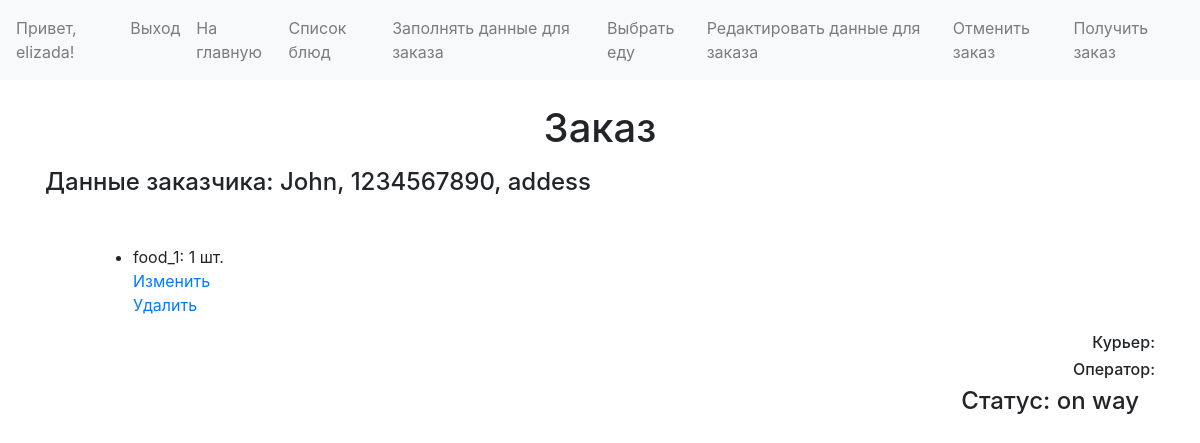
The app's page /order/1 (signed in), older data.
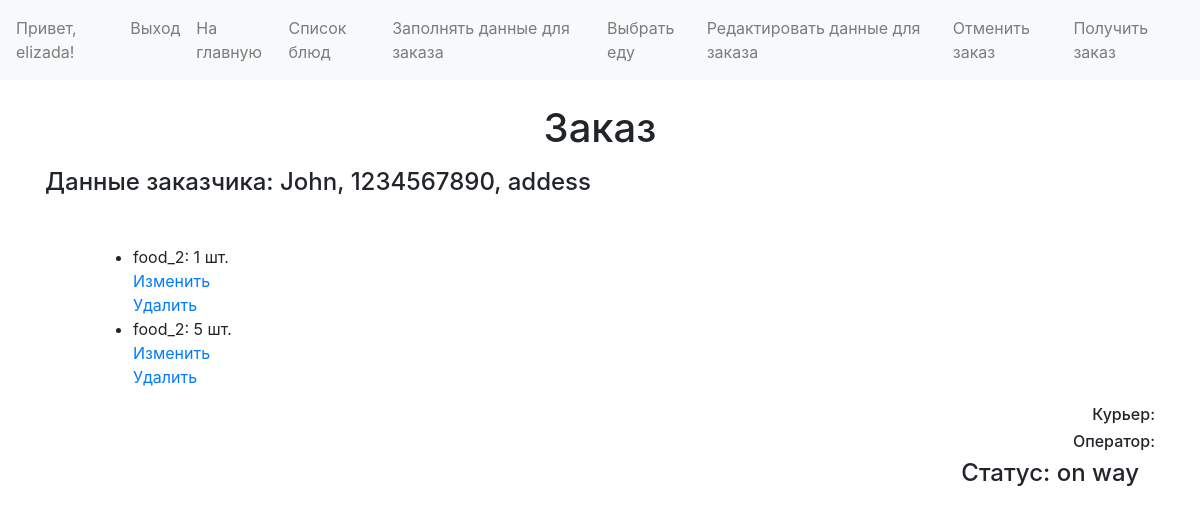
The same page, newer data.
### webapp/models.py (models this page shows, shortened)
class OrderFood(models.Model):
    order = models.ForeignKey(Order, related_name='foods', verbose_name='Заказ', on_delete=models.PROTECT)
    food = models.ForeignKey(Food, related_name='+', verbose_name='Блюдо', on_delete=models.PROTECT)
    amount = models.IntegerField(verbose_name='Количество')

class Food(models.Model):
    name = models.CharField(max_length=50, verbose_name='Название')
    description = models.TextField(max_length=1000, null=True, blank=True, verbose_name='Описание')
    photo = models.ImageField(verbose_name='Фотография')
    price = models.DecimalField(max_digits=8, decimal_places=2, verbose_name='Цена')
    def __str__(self):
        return self.name

### webapp/views.py (the view)
# urls.py: path('order/<int:pk>', OrderDetailView.as_view(), name='order_detail'),
class OrderDetailView(LoginRequiredMixin, PermissionRequiredMixin, DetailView, FormView):
    model = Order
    template_name = 'order_detail.html'
    permission_required = 'webapp.view_order'
    form_class = OrderFoodForm

### webapp/templates/order_detail.html (shortened to what this page needs)
{% extends 'base.html' %}
{% block menu %}
        {% if perms.webapp.add_order %}
            <li class="nav-item">
                <a class="nav-link" href="{% url 'webapp:order_create' %}">Заполнять данные для заказа</a>
            </li>
            <li class="nav-item">
                <a class="nav-link" href="{% url 'webapp:order_food_create' order.pk %}" id="order_food_add_link">Выбрать еду</a>
            </li>
            <li class="nav-item">
                <a class="nav-link" href="{% url 'webapp:order_update' order.pk %}">Редактировать данные для заказа</a>
            </li>
            <li class="nav-item">
                <a class="nav-link" href="{% url 'webapp:order_cancel' order.pk %}">Отменить заказ</a>
            </li>
        {% endif %}
        {% if perms.webapp.deliver_order %}
            <li class="nav-item">
                <a class="nav-link" href="{% url 'webapp:order_deliver' order.pk %}">Получить заказ</a>
            </li>
        {% endif %}
{% endblock %}
{% block content %}
    <div>
        <h1 class="text-center mt-4 mb-3">Заказ</h1>
            <h4 class="mb-5">Данные заказчика: {{ order.contact_name }}, {{ order.contact_phone }}, {{ order.delivery_address }}</h4>
            <ul class="ml-5" id="order_food_list">
                {% for order_food in order.foods.all %}
                    <li id="order_food_{{ order_food.pk }}">
                        <span id="order_food_name_{{ order_food.pk }}" data-food_pk="{{ order_food.food.pk }}">{{ order_food.food.name }}</span>:
                        <span id="order_food_amount_{{ order_food.pk }}">{{ order_food.amount }}</span> шт.
                        {% if perms.webapp.change_orderfood %} <br>
                            <a class="edit_link" href="{% url 'webapp:order_food_update' order_food.pk %}" data-pk="{{ order_food.pk }}">Изменить</a> <br>
                            <a href="{% url 'webapp:order_food_delete' order_food.pk %}">Удалить</a>
                        {% endif %}
                    </li>
                {% endfor %}
            </ul>
            <div class="text-right">
                <h6>Курьер: {{ order.courier.first_name }}</h6>
                <h6>Оператор: {{ order.operator.first_name }}</h6>
                <h4 class="mr-3">Статус: {{ order.get_status_display }}</h4>
            </div>
    </div>
{% endblock %}

Row changes from the older to the newer data that the page shows:
changed OrderFood (number 1 of 2 on the later page): food.name "food_1" → "food_2"
added OrderFood: food.name "food_2", amount "5"
